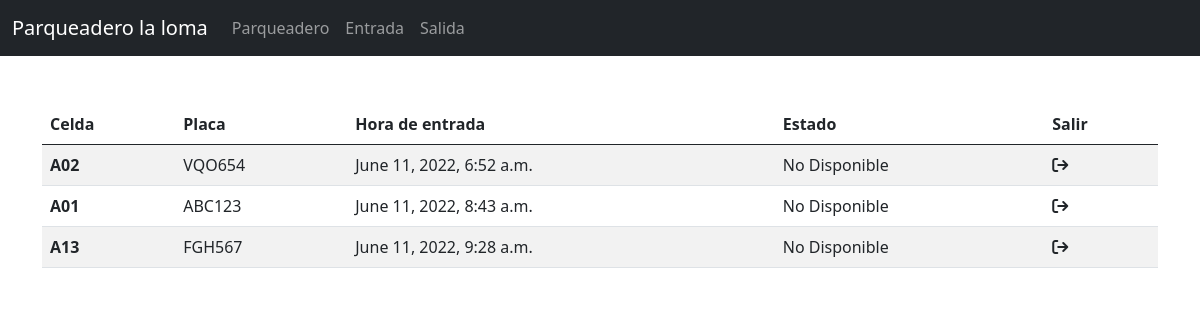
Before: /salida/ with the older database file.
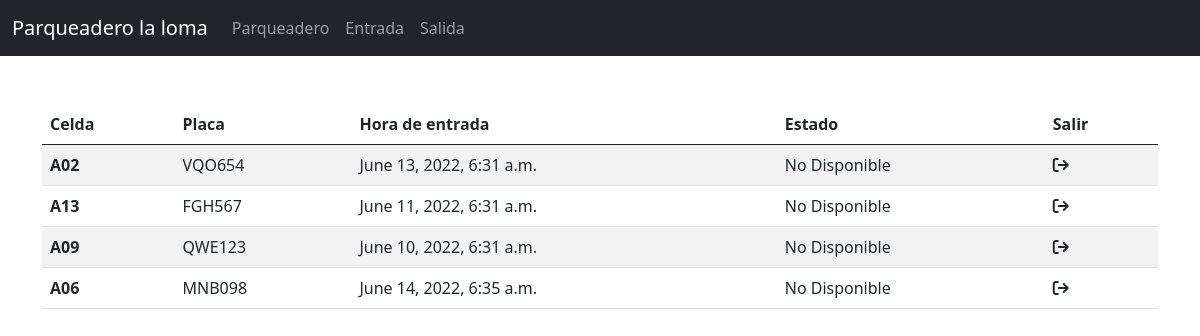
After: the same page with the newer database file.
### main/models.py (models this page shows, shortened)
class Vehiculos(models.Model):
    placa=models.CharField(max_length=6, null=False, verbose_name="Placa")
    fecha_ingreso=models.DateTimeField(null=False, verbose_name="Fecha de ingreso", editable=False, default=timezone.now())
    fecha_salida=models.DateTimeField(null=False, default=datetime.datetime(2020,1,1), verbose_name="Fecha de salida")
    valor_total=models.FloatField(null=True, blank=True, verbose_name="Precio Total")
    celda=models.ForeignKey(Celdas, null=True, blank=True, on_delete=models.CASCADE, verbose_name="Celda", related_name="%(class)s_Celda")
    class Meta:
        verbose_name="Vehiculo"
        verbose_name_plural="Vehiculos"
        db_table="Vehiculos"

class Celdas(models.Model):
    nombre=models.CharField(max_length=3,unique=True, verbose_name="Celda")
    estado=models.BooleanField(verbose_name="¿Está disponible?")
    class Meta:
        verbose_name="Celda"
        verbose_name_plural="Celdas"
        db_table="Celdas"
    def __str__(self):
        return self.nombre

### main/views.py (the view)
# urls.py: path('salida/',views.Salida.as_view(), name="salida"),
class Salida(ListView):
    model=Vehiculos
    template_name="pages/salida.html"
    def get_context_data(self,  **kwargs):
        context=super().get_context_data(**kwargs)
        tarifa=Tarifas.objects.order_by('-fecha')[:1]
        fecha_completa=datetime.datetime.now()
        fecha_personalizada=fecha_completa.strftime("%d/%m/%Y %H:%M:%S")
        vehiculos=Vehiculos.objects.select_related("celda").filter(celda__estado=0)
        for vehiculo in vehiculos:
            d = vehiculo.fecha_ingreso.strftime("%d/%m/%Y %H:%M:%S")
            tiempo_total=datetime.datetime.strptime(fecha_personalizada,"%d/%m/%Y %H:%M:%S") - datetime.datetime.strptime(d,"%d/%m/%Y %H:%M:%S")
            segundos=tiempo_total.days * 24 * 3600 + tiempo_total.seconds
            minutos=segundos//60
            vehiculo.valor_total=minutos*tarifa[0].precio
            vehiculo.save()
        if 'vehiculos' not in context:
            context['vehiculos']=Vehiculos.objects.select_related("celda").filter(celda__estado=0)
        if 'tarifa' not in context:
            context['tarifa']=tarifa[0].precio
        return context

### templates/pages/salida.html (shortened to what this page needs)
{% extends 'layout/layout.html' %}
{% load static %}
{% block bloquePrincipal %}
{% include 'componentes/header.html' %}
<main>
    <div class="container">
    <div class="row d-flex justify-content-center">
        {% include 'componentes/autosParqueados.html' %}
</div>
</main>
{% endblock bloquePrincipal %}

### templates/componentes/autosParqueados.html (shortened to what this page needs)
<div class="col-12">
    <ul class="list-group">
        {% if vehiculos %}
            <table class="table table-striped">
                <thead>
                    <tr>
                      <th scope="col">Celda</th>
                      <th scope="col">Placa</th>
                      <th scope="col">Hora de entrada</th>
                      <th scope="col">Estado</th>
                      <th scope="col">Salir</th>
                    </tr>
                </thead>
                <tbody>
                    {% for vehiculo in vehiculos %}
                        <tr>
                            <th scope="row">{{vehiculo.celda}}</th>
                            <td>{{vehiculo.placa}}</td>
                            <td>{{vehiculo.fecha_ingreso}}</td>
                            <td>{% if vehiculo.celda.estado %}Disponible {% else %} No Disponible{% endif %}</td>
                            <td><a data-bs-toggle="modal" data-bs-target="#modal{{vehiculo.id}}"><i class="fa-solid fa-arrow-right-from-bracket"></i></a></td>
                        </tr>
                    {% endfor %}
                </tbody>
            </table>
        {% endif %}
    </ul>

Changed rows visible on the page:
no longer on this page (row edited): Vehiculos: celda "A01", placa "ABC123", fecha_ingreso "June 11, 2022, 8:43 a.m.", shows "No Disponible"
changed Vehiculos "VQO654": fecha_ingreso "June 11, 2022, 6:52 a.m." → "June 13, 2022, 6:31 a.m."
changed Vehiculos "FGH567": fecha_ingreso "June 11, 2022, 9:28 a.m." → "June 11, 2022, 6:31 a.m."
added Vehiculos: celda "A09", placa "QWE123", fecha_ingreso "June 10, 2022, 6:31 a.m.", shows "No Disponible"
added Vehiculos: celda "A06", placa "MNB098", fecha_ingreso "June 14, 2022, 6:35 a.m.", shows "No Disponible"
